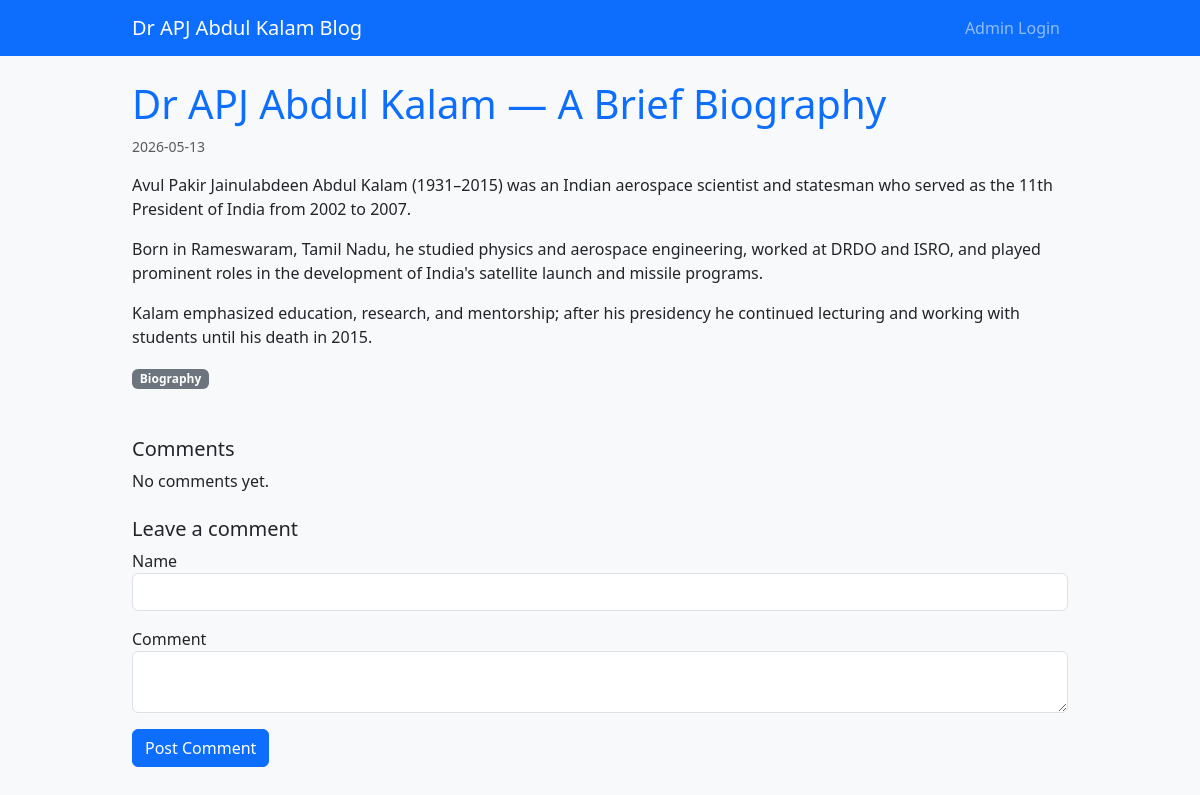
/post/1, run on the app's committed database.
### app/models.py (models this page shows)
class Post(db.Model):
    id = db.Column(db.Integer, primary_key=True)
    title = db.Column(db.String(200), nullable=False)
    body = db.Column(db.Text, nullable=False)
    created_at = db.Column(db.DateTime, default=datetime.utcnow)
    updated_at = db.Column(db.DateTime, default=datetime.utcnow, onupdate=datetime.utcnow)
    tags = db.relationship("Tag", secondary=post_tags, backref=db.backref("posts", lazy="dynamic"))
    comments = db.relationship("Comment", backref="post", cascade="all, delete-orphan", lazy=True)

class Tag(db.Model):
    id = db.Column(db.Integer, primary_key=True)
    name = db.Column(db.String(50), unique=True, nullable=False)

### app/routes.py (the view)
@app.route("/post/<int:post_id>")
def post_detail(post_id):
    post = Post.query.get_or_404(post_id)
    form = CommentForm()
    return render_template("post.html", post=post, form=form)

### app/forms.py
class CommentForm(FlaskForm):
    author = StringField("Name", validators=[DataRequired(), Length(max=80)])
    body = TextAreaField("Comment", validators=[DataRequired()])
    submit = SubmitField("Post Comment")

### templates/post.html (shortened to what this page needs)
{% extends 'base.html' %} {% block content %}
<article>
  <h1>{{ post.title }}</h1>
  <div class="text-muted small">{{ post.created_at.strftime('%Y-%m-%d') }}</div>
  <div class="mt-3">{{ post.body|safe }}</div>
  <div class="mt-3">
    {% for tag in post.tags %}
    <span class="badge bg-secondary">{{ tag.name }}</span>
    {% endfor %}
  </div>
</article>
<section class="mt-5">
  <h5>Comments</h5>
  {% for c in post.comments %}
  <div class="border p-2 mb-2">
    <div class="small text-muted">
      {{ c.author }} — {{ c.created_at.strftime('%Y-%m-%d %H:%M') }}
    </div>
    <div>{{ c.body }}</div>
  </div>
  {% else %}
  <p>No comments yet.</p>
  {% endfor %}
</section>
<section class="mt-4">
  <h5>Leave a comment</h5>
  <form method="post" action="{{ url_for('add_comment', post_id=post.id) }}">
    <div class="mb-3">
      {{ form.author.label }} {{ form.author(class_='form-control') }}
    </div>
    <div class="mb-3">
      {{ form.body.label }} {{ form.body(class_='form-control') }}
    </div>
    <div>{{ form.submit(class_='btn btn-primary') }}</div>
  </form>
</section>
{% endblock %}

### static/css/custom.css (style rules this page uses)
body { background: #f8f9fa; }
article h1, article h3 { color: #0d6efd; }

### data on the page
Post: title "Dr APJ Abdul Kalam — A Brief Biography", created_at "2026-05-13", body "Avul Pakir Jainulabdeen Abdul Kalam (1931–2015) was an Indian aerospace scientist and statesman who served as the 11th President of India from 2002 to 2007. Born in Rameswaram, Tamil Nadu, he studied physics and aerospace engineering, worked at DRDO and ISRO, and played prominent roles in the development of India's satellite launch and missile programs. Kalam emphasized education, research, and mentorship; after his presidency he continued lecturing and working with students until his death in 2015."
Tag: name "Biography"
